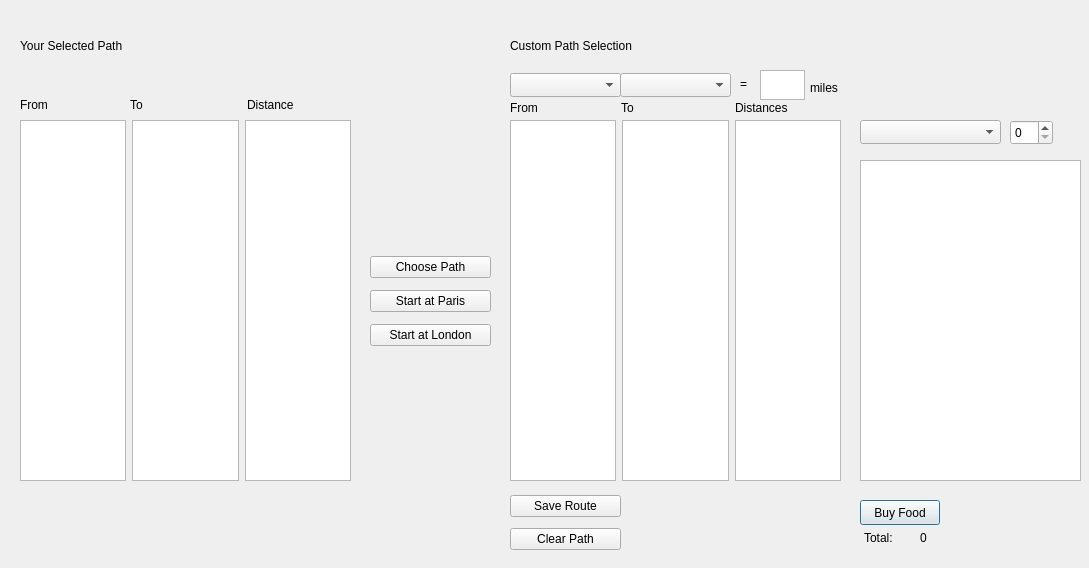
<?xml version="1.0" encoding="UTF-8"?>
<ui version="4.0">
 <class>Planning_Page</class>
 <widget class="QDialog" name="Planning_Page">
  <property name="geometry">
   <rect>
    <x>0</x>
    <y>0</y>
    <width>1089</width>
    <height>568</height>
   </rect>
  </property>
  <property name="windowTitle">
   <string>MainWindow</string>
  </property>
  <widget class="QLabel" name="SelectedPath_label">
   <property name="geometry">
    <rect>
     <x>20</x>
     <y>30</y>
     <width>251</width>
     <height>31</height>
    </rect>
   </property>
   <property name="font">
    <font>
     <family>Segoe UI</family>
     <pointsize>9</pointsize>
    </font>
   </property>
   <property name="text">
    <string>Your Selected Path</string>
   </property>
  </widget>
  <widget class="QLabel" name="CustomPath_label">
   <property name="geometry">
    <rect>
     <x>510</x>
     <y>30</y>
     <width>301</width>
     <height>31</height>
    </rect>
   </property>
   <property name="font">
    <font>
     <family>Segoe UI</family>
     <pointsize>9</pointsize>
    </font>
   </property>
   <property name="text">
    <string>Custom Path Selection</string>
   </property>
  </widget>
  <widget class="QLabel" name="To_label_2">
   <property name="geometry">
    <rect>
     <x>621</x>
     <y>100</y>
     <width>21</width>
     <height>16</height>
    </rect>
   </property>
   <property name="font">
    <font>
     <family>Segoe UI</family>
     <pointsize>9</pointsize>
    </font>
   </property>
   <property name="text">
    <string>To</string>
   </property>
  </widget>
  <widget class="QLabel" name="From_label_2">
   <property name="geometry">
    <rect>
     <x>510</x>
     <y>100</y>
     <width>41</width>
     <height>16</height>
    </rect>
   </property>
   <property name="font">
    <font>
     <family>Segoe UI</family>
     <pointsize>9</pointsize>
    </font>
   </property>
   <property name="text">
    <string>From</string>
   </property>
  </widget>
  <widget class="QLabel" name="To_label">
   <property name="geometry">
    <rect>
     <x>130</x>
     <y>97</y>
     <width>21</width>
     <height>16</height>
    </rect>
   </property>
   <property name="font">
    <font>
     <family>Segoe UI</family>
     <pointsize>9</pointsize>
    </font>
   </property>
   <property name="text">
    <string>To</string>
   </property>
  </widget>
  <widget class="QComboBox" name="To_ComboBox">
   <property name="geometry">
    <rect>
     <x>620</x>
     <y>73</y>
     <width>111</width>
     <height>24</height>
    </rect>
   </property>
   <property name="font">
    <font>
     <family>Segoe UI</family>
     <pointsize>9</pointsize>
    </font>
   </property>
  </widget>
  <widget class="QLabel" name="From_label">
   <property name="geometry">
    <rect>
     <x>20</x>
     <y>97</y>
     <width>41</width>
     <height>16</height>
    </rect>
   </property>
   <property name="font">
    <font>
     <family>Segoe UI</family>
     <pointsize>9</pointsize>
    </font>
   </property>
   <property name="text">
    <string>From</string>
   </property>
  </widget>
  <widget class="QComboBox" name="From_ComboBox">
   <property name="geometry">
    <rect>
     <x>510</x>
     <y>73</y>
     <width>111</width>
     <height>24</height>
    </rect>
   </property>
   <property name="font">
    <font>
     <family>Segoe UI</family>
     <pointsize>9</pointsize>
    </font>
   </property>
  </widget>
  <widget class="QLabel" name="Distance_label">
   <property name="geometry">
    <rect>
     <x>247</x>
     <y>97</y>
     <width>61</width>
     <height>16</height>
    </rect>
   </property>
   <property name="font">
    <font>
     <family>Segoe UI</family>
     <pointsize>9</pointsize>
    </font>
   </property>
   <property name="text">
    <string>Distance</string>
   </property>
  </widget>
  <widget class="QLabel" name="Distances_label">
   <property name="geometry">
    <rect>
     <x>735</x>
     <y>100</y>
     <width>71</width>
     <height>16</height>
    </rect>
   </property>
   <property name="font">
    <font>
     <family>Segoe UI</family>
     <pointsize>9</pointsize>
    </font>
   </property>
   <property name="text">
    <string>Distances</string>
   </property>
  </widget>
  <widget class="QLabel" name="units_label">
   <property name="geometry">
    <rect>
     <x>810</x>
     <y>80</y>
     <width>41</width>
     <height>16</height>
    </rect>
   </property>
   <property name="font">
    <font>
     <family>Segoe UI</family>
     <pointsize>9</pointsize>
    </font>
   </property>
   <property name="text">
    <string>miles</string>
   </property>
  </widget>
  <widget class="QTextBrowser" name="Distance_TextBrowser_2">
   <property name="geometry">
    <rect>
     <x>760</x>
     <y>70</y>
     <width>45</width>
     <height>30</height>
    </rect>
   </property>
   <property name="font">
    <font>
     <family>Segoe UI</family>
     <pointsize>9</pointsize>
    </font>
   </property>
  </widget>
  <widget class="QLabel" name="EqualSign_label">
   <property name="geometry">
    <rect>
     <x>740</x>
     <y>76</y>
     <width>16</width>
     <height>16</height>
    </rect>
   </property>
   <property name="font">
    <font>
     <family>Segoe UI</family>
     <pointsize>9</pointsize>
    </font>
   </property>
   <property name="text">
    <string>=</string>
   </property>
  </widget>
  <widget class="QTextBrowser" name="Food_TextBrowser">
   <property name="geometry">
    <rect>
     <x>860</x>
     <y>160</y>
     <width>221</width>
     <height>321</height>
    </rect>
   </property>
   <property name="font">
    <font>
     <family>Segoe UI</family>
     <pointsize>9</pointsize>
    </font>
   </property>
  </widget>
  <widget class="QPushButton" name="BuyFood_PushButton">
   <property name="geometry">
    <rect>
     <x>860</x>
     <y>500</y>
     <width>80</width>
     <height>25</height>
    </rect>
   </property>
   <property name="font">
    <font>
     <family>Segoe UI</family>
     <pointsize>9</pointsize>
    </font>
   </property>
   <property name="text">
    <string>Buy Food</string>
   </property>
  </widget>
  <widget class="QComboBox" name="Food_ComboBox">
   <property name="geometry">
    <rect>
     <x>860</x>
     <y>120</y>
     <width>141</width>
     <height>24</height>
    </rect>
   </property>
   <property name="font">
    <font>
     <family>Segoe UI</family>
     <pointsize>9</pointsize>
    </font>
   </property>
  </widget>
  <widget class="QSpinBox" name="Quantity_SpinBox">
   <property name="geometry">
    <rect>
     <x>1010</x>
     <y>120</y>
     <width>43</width>
     <height>25</height>
    </rect>
   </property>
   <property name="font">
    <font>
     <family>Segoe UI</family>
     <pointsize>9</pointsize>
    </font>
   </property>
  </widget>
  <widget class="QLabel" name="Total_label">
   <property name="geometry">
    <rect>
     <x>864</x>
     <y>530</y>
     <width>55</width>
     <height>16</height>
    </rect>
   </property>
   <property name="font">
    <font>
     <family>Segoe UI</family>
     <pointsize>9</pointsize>
    </font>
   </property>
   <property name="text">
    <string>Total:</string>
   </property>
  </widget>
  <widget class="QLabel" name="Total_label_2">
   <property name="geometry">
    <rect>
     <x>920</x>
     <y>530</y>
     <width>71</width>
     <height>16</height>
    </rect>
   </property>
   <property name="font">
    <font>
     <family>Segoe UI</family>
     <pointsize>9</pointsize>
    </font>
   </property>
   <property name="text">
    <string>0</string>
   </property>
  </widget>
  <widget class="QWidget" name="">
   <property name="geometry">
    <rect>
     <x>510</x>
     <y>120</y>
     <width>331</width>
     <height>361</height>
    </rect>
   </property>
   <property name="font">
    <font>
     <family>Segoe UI</family>
     <pointsize>9</pointsize>
    </font>
   </property>
   <layout class="QHBoxLayout" name="horizontalLayout_3">
    <item>
     <widget class="QTextBrowser" name="StartCity_TextBrowser">
      <property name="font">
       <font>
        <family>Segoe UI</family>
        <pointsize>9</pointsize>
       </font>
      </property>
     </widget>
    </item>
    <item>
     <widget class="QListView" name="EndCityList">
      <property name="font">
       <font>
        <family>Segoe UI</family>
        <pointsize>9</pointsize>
       </font>
      </property>
     </widget>
    </item>
    <item>
     <widget class="QListView" name="DistanceList">
      <property name="font">
       <font>
        <family>Segoe UI</family>
        <pointsize>9</pointsize>
       </font>
      </property>
     </widget>
    </item>
   </layout>
  </widget>
  <widget class="QWidget" name="">
   <property name="geometry">
    <rect>
     <x>20</x>
     <y>120</y>
     <width>331</width>
     <height>361</height>
    </rect>
   </property>
   <property name="font">
    <font>
     <family>Segoe UI</family>
     <pointsize>9</pointsize>
    </font>
   </property>
   <layout class="QHBoxLayout" name="horizontalLayout_2">
    <item>
     <widget class="QTextBrowser" name="Route_TextBrowser">
      <property name="font">
       <font>
        <family>Segoe UI</family>
        <pointsize>9</pointsize>
       </font>
      </property>
     </widget>
    </item>
    <item>
     <widget class="QTextBrowser" name="Route_TextBrowser_2">
      <property name="font">
       <font>
        <family>Segoe UI</family>
        <pointsize>9</pointsize>
       </font>
      </property>
     </widget>
    </item>
    <item>
     <widget class="QTextBrowser" name="Distance_TextBrowser">
      <property name="font">
       <font>
        <family>Segoe UI</family>
        <pointsize>9</pointsize>
       </font>
      </property>
     </widget>
    </item>
   </layout>
  </widget>
  <widget class="QWidget" name="">
   <property name="geometry">
    <rect>
     <x>510</x>
     <y>490</y>
     <width>111</width>
     <height>67</height>
    </rect>
   </property>
   <property name="font">
    <font>
     <family>Segoe UI</family>
     <pointsize>9</pointsize>
    </font>
   </property>
   <layout class="QVBoxLayout" name="verticalLayout_2">
    <item>
     <widget class="QPushButton" name="Save_Route_pushButton">
      <property name="font">
       <font>
        <family>Segoe UI</family>
        <pointsize>9</pointsize>
       </font>
      </property>
      <property name="text">
       <string>Save Route</string>
      </property>
     </widget>
    </item>
    <item>
     <widget class="QPushButton" name="ClearPath_PushButton">
      <property name="font">
       <font>
        <family>Segoe UI</family>
        <pointsize>9</pointsize>
       </font>
      </property>
      <property name="text">
       <string>Clear Path</string>
      </property>
     </widget>
    </item>
   </layout>
  </widget>
  <widget class="QWidget" name="">
   <property name="geometry">
    <rect>
     <x>370</x>
     <y>250</y>
     <width>121</width>
     <height>103</height>
    </rect>
   </property>
   <property name="font">
    <font>
     <family>Segoe UI</family>
     <pointsize>9</pointsize>
    </font>
   </property>
   <layout class="QVBoxLayout" name="verticalLayout">
    <item>
     <widget class="QPushButton" name="ChoosePath_pushButton">
      <property name="font">
       <font>
        <family>Segoe UI</family>
        <pointsize>9</pointsize>
       </font>
      </property>
      <property name="text">
       <string>Choose Path</string>
      </property>
     </widget>
    </item>
    <item>
     <widget class="QPushButton" name="Paris_PushButton">
      <property name="font">
       <font>
        <family>Segoe UI</family>
        <pointsize>9</pointsize>
       </font>
      </property>
      <property name="text">
       <string>Start at Paris</string>
      </property>
     </widget>
    </item>
    <item>
     <widget class="QPushButton" name="London_PushButton">
      <property name="font">
       <font>
        <family>Segoe UI</family>
        <pointsize>9</pointsize>
       </font>
      </property>
      <property name="text">
       <string>Start at London</string>
      </property>
     </widget>
    </item>
   </layout>
  </widget>
 </widget>
 <resources/>
 <connections/>
</ui>
